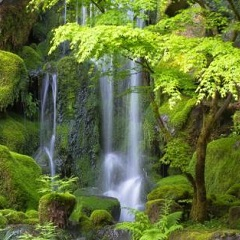
#> input picture python/pic.jpg, 240 x 240 px
$ python dummy_ST7789.py
#> lines starting #> are read from the running program, lines starting #| are printed output that depends on the picture
#!/usr/bin/env python

import time
import numpy as np
import matplotlib.pyplot as plt

FACTOR=2

class DummyST7789(object):
    def __init__(self):
        self.width = 240
        self.height = 240
        plt.ion()
        plt.gcf().set_size_inches(self.width*FACTOR/72, self.height*FACTOR/72)
        plt.gca().set_axis_off()

    def ShowImage(self,Image,Xstart,Ystart):
        plt.clf()
        plt.gca().set_axis_off()
        plt.imshow(Image)
        plt.pause(0.01)

    def clear(self):
        plt.clf()
        plt.pause(0.01)

# 240x240 display with hardware SPI:
def get_disp():
    disp = DummyST7789()
    return disp

if __name__=='__main__':
    from PIL import Image
    from PIL import ImageDraw
    from PIL import ImageFont
    disp = get_disp()
    image1 = Image.open('pic.jpg')
#> image1 is the input picture: PIL image 240x240 RGB; mean R, G, B 97, 112.8, 56.7
    draw = ImageDraw.Draw(image1)
    font = ImageFont.truetype('/usr/share/fonts/truetype/freefont/FreeMonoBold.ttf', 32)
    draw.rectangle([(15,70),(210,100)],fill = "BLACK")
    draw.text((20, 70), 'ST7789 lib', fill = "LIGHTBLUE", font=font)
    disp.ShowImage(image1,0,0)
#> in ShowImage, `plt.pause(0.01)`:
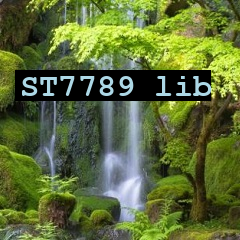
#> shown: shape (240, 240, 3); mean R, G, B 91, 105.9, 54.8
    time.sleep(1)
